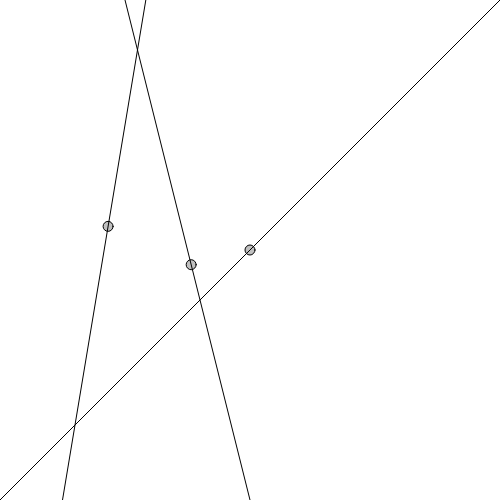
Frame 1 (no input)
Frame 60 (no input): identical to frame 1, image omitted
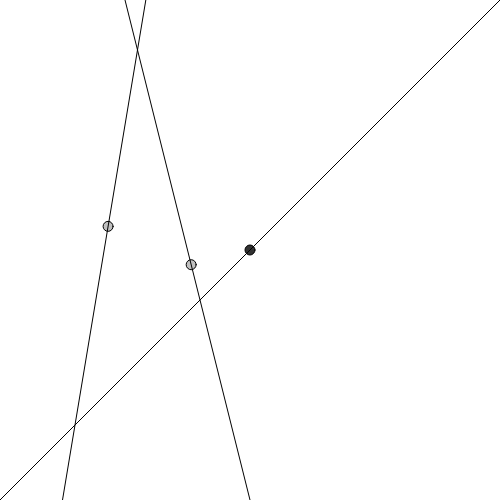
Frame 120 (the mouse pressed at the canvas centre since frame 60)

The p5.js sketch that drew these frames (run headless with seeded random() and noise() and a simulated clock; from frame 60 on, the mouse is pressed at the canvas centre):

// p5.js sketch
// ── sketch.js
const r = 5;

const lines = [];
const points = [];

function setup() {
  createCanvas(500, 500);

  let l0 = Line.fromPoints(new p5.Vector(0, height), new p5.Vector(width, 0));
  let l = Line.fromPoints(new p5.Vector(width/4, 0), new p5.Vector(width/2, height));
  let l2 = Line.fromPoints(new p5.Vector(width/8, height), new p5.Vector(width/4, height/4));
  

  lines.push(l0);
  lines.push(l);
  lines.push(l2);

  let p0 = new LineDraggablePoint(l0, r);
  let p = new LineDraggablePoint(l, r);
  let p2 = new LineDraggablePoint(l2, r);

  points.push(p0);
  points.push(p);
  points.push(p2);

  
}

function draw() {
  background(255);

  points.forEach(p => {
    p.over();
    p.update();
    p.draw();
  });
  lines.forEach(l => { 
    l.draw(); 
  });
}

function setLineDash(list) {
  drawingContext.setLineDash(list);
}

function mousePressed() {
  points.forEach(p => {
    p.pressed();
  })
}

function mouseReleased() {
  points.forEach(p => {
    p.released();
  })
}

// Click and Drag an object
// Inspired by Daniel Shiffman <http://www.shiffman.net>

class DraggablePoint {
  constructor(x, y, r, i) {
    this.dragging = false; // Is the object being dragged?
    this.rollover = false; // Is the mouse over the ellipse?
    this.x = x;
    this.y = y;
    this.r = r;
    this.i = i;
    this.offsetX = 0;
    this.offsetY = 0;
  }

  over() {    
    let r = this.r;

    let xdist = mouseX - this.x;
    let ydist = mouseY - this.y;

    // Is mouse over object
    if (r*r > xdist*xdist + ydist*ydist) {
      this.rollover = true;
    } else {
      this.rollover = false;
    }
  }

  update() {
    // Adjust location if being dragged
    if (this.dragging) {
      this.x = mouseX + this.offsetX;
      this.y = mouseY + this.offsetY;
    }
  }

  draw() {
    // Different fill based on state
    push()
    if (this.dragging) {
      fill(50);
    } else if (this.rollover) {
      fill(100);
    } else {
      fill(175, 200);
    }
    circle(this.x, this.y, this.r * 2);
    pop();
    if (this.i) {

      text(this.i, this.x, this.y)
    }
    
  }

  pressed() {
    let r = this.r;

    let xdist = mouseX - this.x;
    let ydist = mouseY - this.y;

    // Did I click on the object?
    if (r*r > xdist*xdist + ydist*ydist) {
      this.dragging = true;
      // If so, keep track of relative location of click to center of cirlce
      this.offsetX = this.x - mouseX;
      this.offsetY = this.y - mouseY;
    }
  }

  released() {
    // Quit dragging
    this.dragging = false;
  }
}

class LineDraggablePoint extends DraggablePoint {
  constructor(l, r, i) {
    let [a, b, c] = [l.a, l.b, l.c];
    let [cx, cy] = [width/2, height/2];

    let d = a*cy - b*cx;
    let y = (a*d - b*c) / (a*a + b*b);
    let x = (-b*d - a*c) / (a*a + b*b);

    super(x, y, r, i);
    this.l = l;
  }

  update() {
    // Adjust location if being dragged
    if (this.dragging) {
      let [a, b] = [this.l.a, this.l.b];
      let [x, y] = [this.x, this.y];
    
      let dot = b*(mouseX - x) - a*(mouseY - y);
      let den = a*a + b*b;

      this.x = b*dot/den + x;
      this.y = -a*dot/den + y;
    }
  }
}

class Line {
  constructor(a, b, c) {
    this.a = a;
    this.b = b;
    this.c = c;
  }

  static fromPoints(p1, p2) {
    let a = p1.y - p2.y;
    let b = p2.x - p1.x;
    let c = (p1.x * p2.y) - (p2.x * p1.y);
    return new Line(a, b, c);
  }

  findIntersectsWithCircle(r) {
    let a = this.a;
    let b = this.b;
    let c = this.c;

    let x0 = -a*c / (a*a + b*b)
    let y0 = -b*c / (a*a + b*b)
  
    if (c*c > r*r * (a*a + b*b) + EPS) {
      return [];
    } else if (Math.abs(c*c - r*r * (a*a + b*b)) < EPS) {
      return [new p5.Vector(x0, y0)]
    } else {
      let d = r*r - c*c/(a*a+b*b);
      let mult = Math.sqrt (d / (a*a+b*b));
      let ax = x0 + b * mult;
      let bx = x0 - b * mult;
      let ay = y0 - a * mult;
      let by = y0 + a * mult;
      return [new p5.Vector(ax, ay), new p5.Vector(bx, by)]
    }
  }

  findIntersectsWithLine(l2) {
    let l1 = this;
    let x = - (l1.c * l2.b - l2.c * l1.b) / (l1.a * l2.b - l2.a * l1.b);
    let y = - (l1.a * l2.c - l2.a * l1.c) / (l1.a * l2.b - l2.a * l1.b);
    return new p5.Vector(x, y)
  }

  /**
   * Draw the line as far as possible on the canvas
   */
  draw() {
    push();
    // translate(width / 2, height / 2);
    // scale(1, -1);
    let x0 = 0;
    let y0 = (-this.a * x0 - this.c) / this.b

    let x1 = width;
    let y1 = (-this.a * x1 - this.c) / this.b
    line(x0, y0, x1, y1);
    pop();
  }
}
